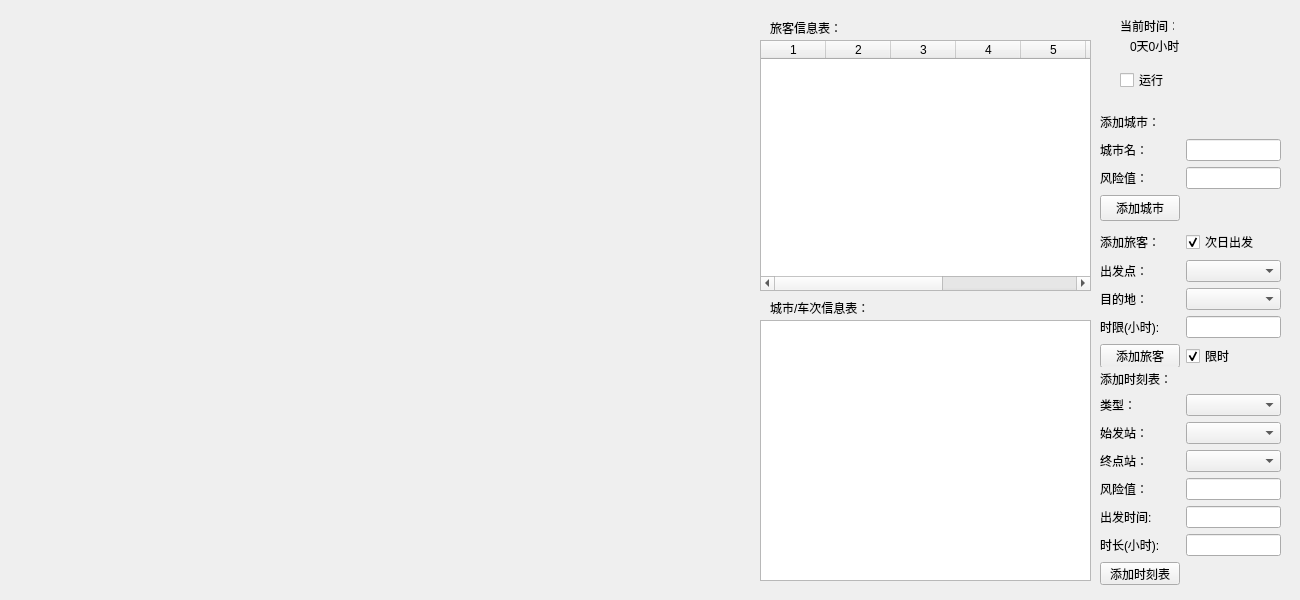
<?xml version="1.0" encoding="UTF-8"?>
<ui version="4.0">
 <class>MainWindow</class>
 <widget class="QMainWindow" name="MainWindow">
  <property name="geometry">
   <rect>
    <x>0</x>
    <y>0</y>
    <width>1300</width>
    <height>600</height>
   </rect>
  </property>
  <property name="windowTitle">
   <string>MainWindow</string>
  </property>
  <widget class="QWidget" name="centralwidget">
   <widget class="QWidget" name="widgetAddTourist" native="true">
    <property name="geometry">
     <rect>
      <x>1100</x>
      <y>230</y>
      <width>181</width>
      <height>137</height>
     </rect>
    </property>
    <layout class="QGridLayout" name="gridLayout">
     <item row="1" column="0">
      <widget class="QLabel" name="label">
       <property name="text">
        <string>出发点：</string>
       </property>
      </widget>
     </item>
     <item row="3" column="0">
      <widget class="QLabel" name="label_3">
       <property name="text">
        <string>时限(小时):</string>
       </property>
      </widget>
     </item>
     <item row="4" column="1">
      <widget class="QCheckBox" name="checkBoxTouristTimeLimit">
       <property name="text">
        <string>限时</string>
       </property>
       <property name="checked">
        <bool>true</bool>
       </property>
      </widget>
     </item>
     <item row="1" column="1">
      <widget class="QComboBox" name="comboBoxTouristStart"/>
     </item>
     <item row="2" column="0">
      <widget class="QLabel" name="label_2">
       <property name="text">
        <string>目的地：</string>
       </property>
      </widget>
     </item>
     <item row="3" column="1">
      <widget class="QLineEdit" name="lineEditTouristLimit"/>
     </item>
     <item row="2" column="1">
      <widget class="QComboBox" name="comboBoxTouristDes"/>
     </item>
     <item row="4" column="0">
      <widget class="QPushButton" name="pushButtonAddTourist">
       <property name="enabled">
        <bool>true</bool>
       </property>
       <property name="text">
        <string>添加旅客</string>
       </property>
      </widget>
     </item>
     <item row="0" column="0">
      <widget class="QLabel" name="labelAddTourist">
       <property name="text">
        <string>添加旅客：</string>
       </property>
      </widget>
     </item>
     <item row="0" column="1">
      <widget class="QCheckBox" name="checkBoxTouristNextDay">
       <property name="text">
        <string>次日出发</string>
       </property>
       <property name="checked">
        <bool>true</bool>
       </property>
      </widget>
     </item>
    </layout>
   </widget>
   <widget class="QWidget" name="widgetAddTourist_2" native="true">
    <property name="geometry">
     <rect>
      <x>1100</x>
      <y>110</y>
      <width>181</width>
      <height>111</height>
     </rect>
    </property>
    <layout class="QGridLayout" name="gridLayout_2">
     <item row="0" column="0">
      <widget class="QLabel" name="labelAddTourist_2">
       <property name="text">
        <string>添加城市：</string>
       </property>
      </widget>
     </item>
     <item row="1" column="0">
      <widget class="QLabel" name="label_4">
       <property name="text">
        <string>城市名：</string>
       </property>
      </widget>
     </item>
     <item row="1" column="1">
      <widget class="QLineEdit" name="lineEditCityName"/>
     </item>
     <item row="2" column="0">
      <widget class="QLabel" name="label_6">
       <property name="text">
        <string>风险值：</string>
       </property>
      </widget>
     </item>
     <item row="2" column="1">
      <widget class="QLineEdit" name="lineEditCityRisk"/>
     </item>
     <item row="3" column="0">
      <widget class="QPushButton" name="pushButtonAddCity">
       <property name="enabled">
        <bool>true</bool>
       </property>
       <property name="text">
        <string>添加城市</string>
       </property>
      </widget>
     </item>
    </layout>
   </widget>
   <widget class="QTableWidget" name="tableWidgetTourist">
    <property name="geometry">
     <rect>
      <x>760</x>
      <y>40</y>
      <width>331</width>
      <height>251</height>
     </rect>
    </property>
    <property name="columnCount">
     <number>9</number>
    </property>
    <attribute name="horizontalHeaderDefaultSectionSize">
     <number>65</number>
    </attribute>
    <column/>
    <column/>
    <column/>
    <column/>
    <column/>
    <column/>
    <column/>
    <column/>
    <column/>
   </widget>
   <widget class="QTreeWidget" name="treeWidgetCity">
    <property name="geometry">
     <rect>
      <x>760</x>
      <y>320</y>
      <width>331</width>
      <height>261</height>
     </rect>
    </property>
    <property name="columnCount">
     <number>4</number>
    </property>
    <attribute name="headerVisible">
     <bool>false</bool>
    </attribute>
    <attribute name="headerDefaultSectionSize">
     <number>76</number>
    </attribute>
    <column>
     <property name="text">
      <string notr="true">1</string>
     </property>
    </column>
    <column>
     <property name="text">
      <string notr="true">2</string>
     </property>
    </column>
    <column>
     <property name="text">
      <string notr="true">3</string>
     </property>
    </column>
    <column>
     <property name="text">
      <string notr="true">4</string>
     </property>
    </column>
   </widget>
   <widget class="QCheckBox" name="checkBoxTime">
    <property name="geometry">
     <rect>
      <x>1120</x>
      <y>70</y>
      <width>71</width>
      <height>20</height>
     </rect>
    </property>
    <property name="text">
     <string>运行</string>
    </property>
   </widget>
   <widget class="QLabel" name="label_11">
    <property name="geometry">
     <rect>
      <x>1120</x>
      <y>20</y>
      <width>54</width>
      <height>12</height>
     </rect>
    </property>
    <property name="text">
     <string>当前时间：</string>
    </property>
   </widget>
   <widget class="QLabel" name="labelTime">
    <property name="geometry">
     <rect>
      <x>1130</x>
      <y>40</y>
      <width>54</width>
      <height>12</height>
     </rect>
    </property>
    <property name="text">
     <string>0天0小时</string>
    </property>
   </widget>
   <widget class="QLabel" name="label_12">
    <property name="geometry">
     <rect>
      <x>770</x>
      <y>20</y>
      <width>81</width>
      <height>16</height>
     </rect>
    </property>
    <property name="text">
     <string>旅客信息表：</string>
    </property>
   </widget>
   <widget class="QLabel" name="label_13">
    <property name="geometry">
     <rect>
      <x>770</x>
      <y>300</y>
      <width>111</width>
      <height>16</height>
     </rect>
    </property>
    <property name="text">
     <string>城市/车次信息表：</string>
    </property>
   </widget>
   <widget class="myMap" name="widgetMap" native="true">
    <property name="geometry">
     <rect>
      <x>0</x>
      <y>0</y>
      <width>746</width>
      <height>600</height>
     </rect>
    </property>
   </widget>
   <widget class="QWidget" name="widgetAddTourist_3" native="true">
    <property name="geometry">
     <rect>
      <x>1100</x>
      <y>370</y>
      <width>181</width>
      <height>215</height>
     </rect>
    </property>
    <layout class="QGridLayout" name="gridLayout_3">
     <item row="0" column="0">
      <widget class="QLabel" name="labelAddTourist_3">
       <property name="text">
        <string>添加时刻表：</string>
       </property>
      </widget>
     </item>
     <item row="1" column="0">
      <widget class="QLabel" name="label_14">
       <property name="text">
        <string>类型：</string>
       </property>
      </widget>
     </item>
     <item row="1" column="1">
      <widget class="QComboBox" name="comboBoxTransportKind"/>
     </item>
     <item row="2" column="0">
      <widget class="QLabel" name="label_10">
       <property name="text">
        <string>始发站：</string>
       </property>
      </widget>
     </item>
     <item row="2" column="1">
      <widget class="QComboBox" name="comboBoxTransportStart"/>
     </item>
     <item row="3" column="0">
      <widget class="QLabel" name="label_5">
       <property name="text">
        <string>终点站：</string>
       </property>
      </widget>
     </item>
     <item row="3" column="1">
      <widget class="QComboBox" name="comboBoxTransportDes"/>
     </item>
     <item row="4" column="0">
      <widget class="QLabel" name="label_7">
       <property name="text">
        <string>风险值：</string>
       </property>
      </widget>
     </item>
     <item row="4" column="1">
      <widget class="QLineEdit" name="lineEditTransportRisk"/>
     </item>
     <item row="5" column="0">
      <widget class="QLabel" name="label_9">
       <property name="text">
        <string>出发时间:</string>
       </property>
      </widget>
     </item>
     <item row="5" column="1">
      <widget class="QLineEdit" name="lineEditTransportStartTime"/>
     </item>
     <item row="6" column="0">
      <widget class="QLabel" name="label_8">
       <property name="text">
        <string>时长(小时):</string>
       </property>
      </widget>
     </item>
     <item row="6" column="1">
      <widget class="QLineEdit" name="lineEditTransportTimecost"/>
     </item>
     <item row="7" column="0">
      <widget class="QPushButton" name="pushButtonAddTransport">
       <property name="enabled">
        <bool>true</bool>
       </property>
       <property name="text">
        <string>添加时刻表</string>
       </property>
      </widget>
     </item>
    </layout>
   </widget>
  </widget>
  <action name="actionQuit">
   <property name="text">
    <string>退出</string>
   </property>
  </action>
 </widget>
 <customwidgets>
  <customwidget>
   <class>myMap</class>
   <extends>QWidget</extends>
   <header>mymap.h</header>
   <container>1</container>
  </customwidget>
 </customwidgets>
 <resources/>
 <connections/>
</ui>
